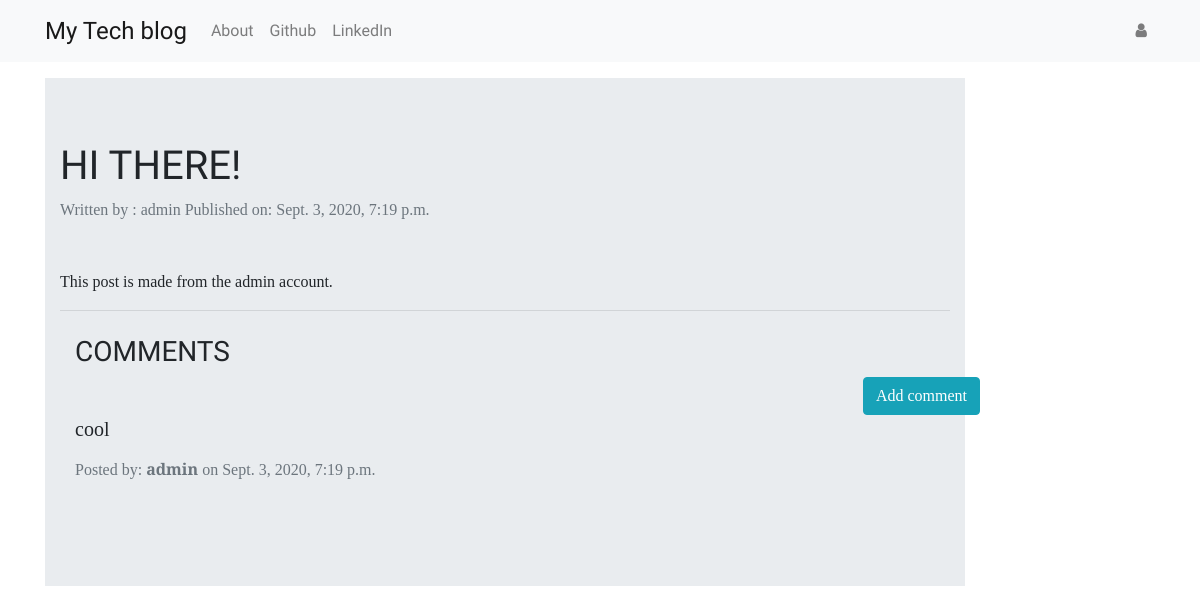
Screenshot of /post/23 with the database file from the repository.
### blog/models.py (models this page shows, shortened)
class Post(models.Model):
    author = models.ForeignKey(
        settings.AUTH_USER_MODEL,
        on_delete=models.CASCADE,
    )
    title = models.CharField(max_length=200)
    text = models.TextField()
    created_date = models.DateTimeField(default=timezone.now)
    published_date = models.DateTimeField(blank=True, null=True)

class Comment(models.Model):
    post = models.ForeignKey(Post, related_name='comments', on_delete=models.CASCADE)
    author = models.ForeignKey(
        settings.AUTH_USER_MODEL,
        on_delete=models.CASCADE,
    )
    text = models.TextField()
    created_date = models.DateTimeField(default=timezone.now)
    approved_comment = models.BooleanField(default=False)

### blog/views.py (the view)
# urls.py: path('post/<int:pk>', views.PostDetailView.as_view(), name='post_detail'),
class PostDetailView(DetailView):
    model = Post

### blog/templates/blog/post_detail.html (shortened to what this page needs)
{% extends 'blog/base.html' %}
{% block content %}
<div class="jumbotron jumbotron-fluid">
  <div class="container">
        <h1 class="text-uppercase" style="font-family: 'Raleway';">{{ post.title }}</h1>
        {% if post.published_date %}
            <div class="text-muted mt-1">
                Written by : {{post.author}}
               Published on: {{ post.published_date }}
            </div>
        {% else %}
            <a class="btn btn-outline-dark" href="{% url 'post_publish' pk=post.pk %}">Publish</a>
        {% endif %}
        <p class="lead mt-5">{{post.text|safe|linebreaksbr}}</p>
   <hr class="mb-4">
  <div class="container">
      <h3 class="techfont text-uppercase" style="font-family: 'Raleway';">Comments</h3>
      <a class="btn btn-info btn-comment" href="{% url 'add_comment_to_post' pk=post.pk %}">Add comment</a>
  {% for comment in post.comments.all %}
  <br>
      {% if user.is_authenticated or comment.approved_comment %}
          <h5 class="mt-3">{{ comment.text|safe|linebreaks }}</h5>
      <p class="text-muted">Posted by: <strong>{{ comment.author }}</strong> on <span class="text-muted">{{ comment.created_date }}</span></p>
      {% endif %}
  {% empty %}
        <p class="text-muted text-center">No comments yet! Be the first one to add them!</p>
  {% endfor %}
</div>
</div>
</div>
{% endblock %}

### blog/static/css/blog.css (style rules this page uses)
body { font-family: 'Merriweather', serif; }
.techfont { font-family: 'Raleway', sans-serif; }
.btn-comment { position: absolute; right: 0px; }

### rows the page displays
Post: title "HI THERE!", author "admin", published_date "Sept. 3, 2020, 7:19 p.m.", text "This post is made from the admin account."
Comment: text "cool", author "admin", created_date "Sept. 3, 2020, 7:19 p.m."
